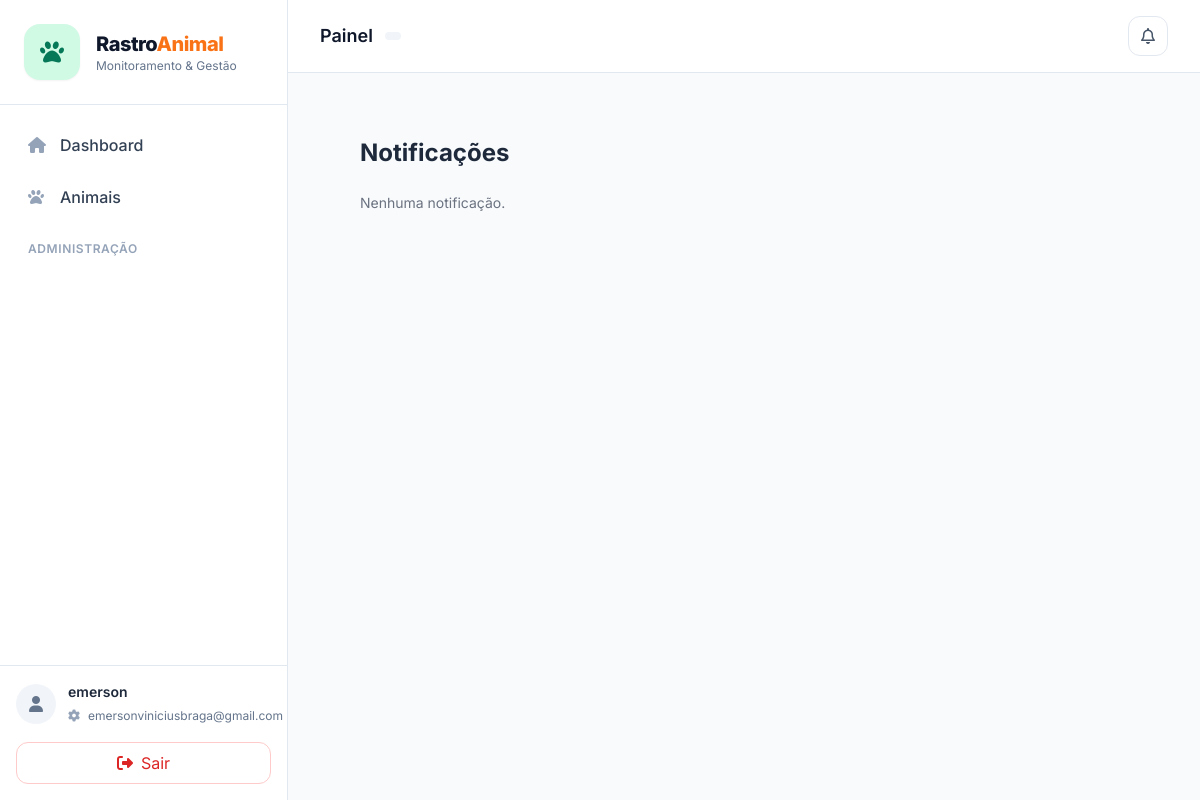
Page /notificacoes/ (signed in) on the earlier database version.
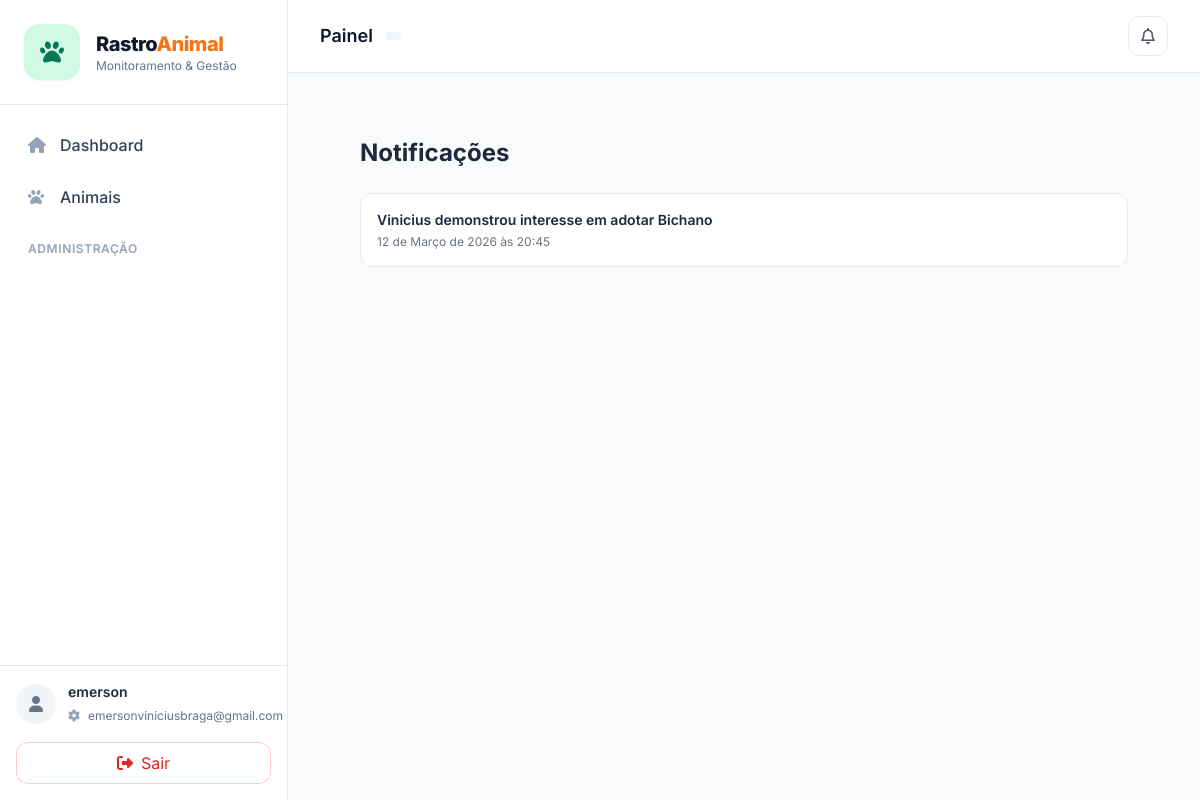
Same page on the later database version.
### animals/models.py (models this page shows, shortened)
class Notificacao(models.Model):
    TIPOS = [
        ("ADOCAO", "Interesse em adoção"),
        ("ENCONTREI", "Animal encontrado"),
        ("LOCALIZACAO", "Nova localização registrada"),
    ]
    usuario = models.ForeignKey(
        User,
        on_delete=models.CASCADE,
        related_name="notificacoes"
    )
    animal = models.ForeignKey(
        "Animal",
        on_delete=models.CASCADE,
        null=True,
        blank=True
    )
    tipo = models.CharField(max_length=20, choices=TIPOS)
    mensagem = models.TextField()
    lida = models.BooleanField(default=False)
    data = models.DateTimeField(auto_now_add=True)
    class Meta:
        ordering = ["-data"]

### animals/views.py (the view)
# urls.py: path("notificacoes/", views.notificacoes, name="notificacoes"),
@login_required
def notificacoes(request):
    notificacoes = request.user.notificacoes.all()
    request.user.notificacoes.filter(lida=False).update(lida=True)
    return render(
        request,
        "animals/notificacoes.html",
        {"notificacoes": notificacoes}
    )

### animals/context_processors.py (called while the page is built)
def notificacoes_context(request):
    if request.user.is_authenticated:
        count = Notificacao.objects.filter(
            usuario=request.user,
            lida=False
        ).count()
    else:
        count = 0
    return {
        "notificacoes_nao_lidas": count
    }

### animals/templates/animals/notificacoes.html
{% extends "base.html" %}
{% block content %}
<div class="max-w-3xl mx-auto py-8">
<h1 class="text-2xl font-bold mb-6">Notificações</h1>
<div class="space-y-3">
{% for n in notificacoes %}
<div class="p-4 bg-white border rounded-xl">
<div class="font-semibold text-sm">
{{ n.mensagem }}
</div>
<div class="text-xs text-gray-500 mt-1">
{{ n.data }}
</div>
</div>
{% empty %}
<p class="text-gray-500 text-sm">
Nenhuma notificação.
</p>
{% endfor %}
</div>
</div>
{% endblock %}

Differences in the rows shown:
added Notificacao: mensagem "Vinicius demonstrou interesse em adotar Bichano", data "12 de Março de 2026 às 20:45"
Other differences:
text no longer shown: "Nenhuma notificação."
